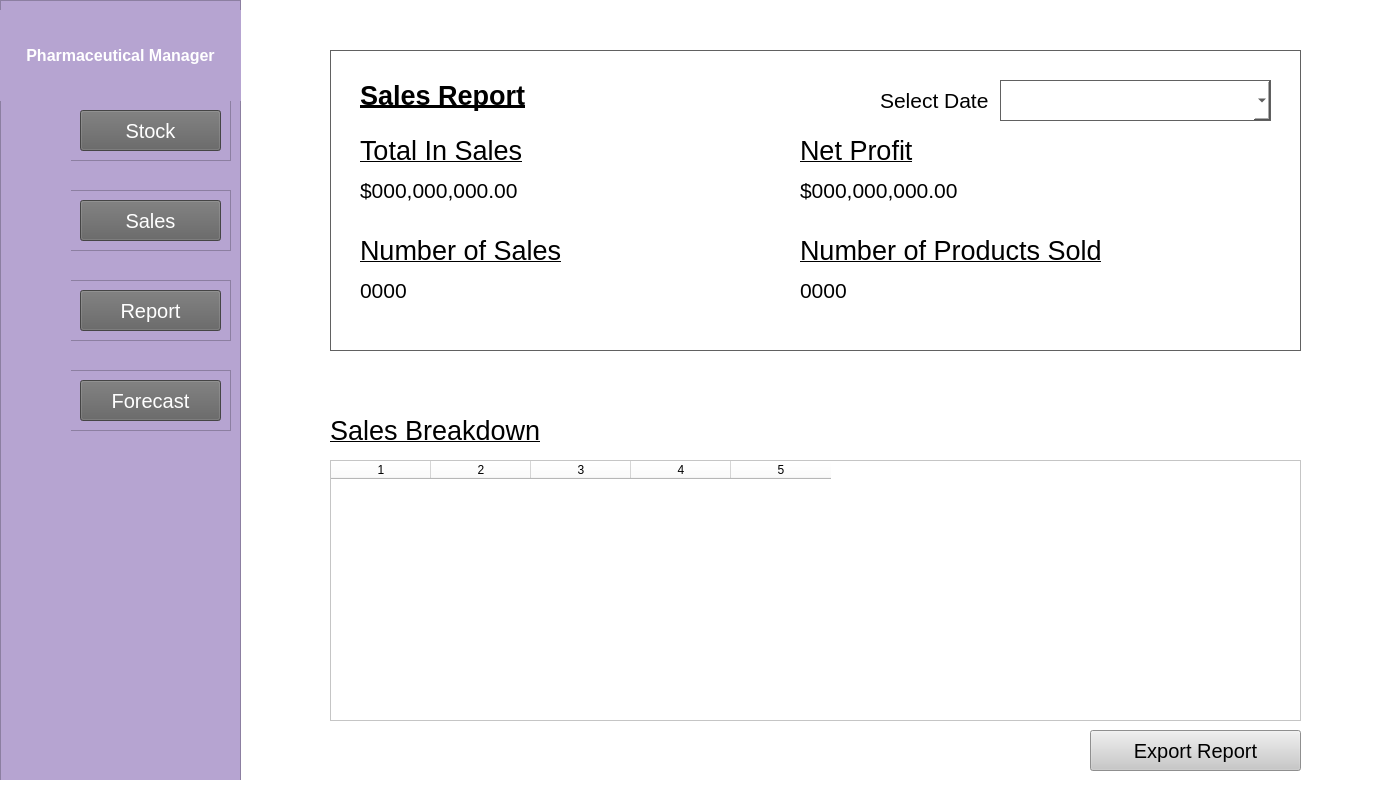
<?xml version="1.0" encoding="UTF-8"?>
<ui version="4.0">
 <class>MainWindow</class>
 <widget class="QMainWindow" name="MainWindow">
  <property name="geometry">
   <rect>
    <x>0</x>
    <y>0</y>
    <width>1400</width>
    <height>802</height>
   </rect>
  </property>
  <property name="sizePolicy">
   <sizepolicy hsizetype="Preferred" vsizetype="Preferred">
    <horstretch>0</horstretch>
    <verstretch>0</verstretch>
   </sizepolicy>
  </property>
  <property name="maximumSize">
   <size>
    <width>16777215</width>
    <height>16777215</height>
   </size>
  </property>
  <property name="windowTitle">
   <string>MainWindow</string>
  </property>
  <property name="styleSheet">
   <string notr="true">background-color: rgb(255, 255, 255);</string>
  </property>
  <widget class="QWidget" name="centralwidget">
   <widget class="QFrame" name="frame_2">
    <property name="geometry">
     <rect>
      <x>0</x>
      <y>0</y>
      <width>241</width>
      <height>781</height>
     </rect>
    </property>
    <property name="styleSheet">
     <string notr="true">background-color: rgb(182, 164, 209);</string>
    </property>
    <property name="frameShape">
     <enum>QFrame::StyledPanel</enum>
    </property>
    <property name="frameShadow">
     <enum>QFrame::Raised</enum>
    </property>
    <widget class="QFrame" name="StockFrame">
     <property name="geometry">
      <rect>
       <x>10</x>
       <y>100</y>
       <width>221</width>
       <height>61</height>
      </rect>
     </property>
     <property name="frameShape">
      <enum>QFrame::StyledPanel</enum>
     </property>
     <property name="frameShadow">
      <enum>QFrame::Raised</enum>
     </property>
     <widget class="QLabel" name="label_3">
      <property name="geometry">
       <rect>
        <x>0</x>
        <y>0</y>
        <width>61</width>
        <height>61</height>
       </rect>
      </property>
      <property name="styleSheet">
       <string notr="true"/>
      </property>
      <property name="text">
       <string/>
      </property>
      <property name="pixmap">
       <pixmap resource="../Resources/images.qrc">:/menu/SourceImages/Box.png</pixmap>
      </property>
      <property name="scaledContents">
       <bool>true</bool>
      </property>
     </widget>
     <widget class="QPushButton" name="StockMenuButton">
      <property name="geometry">
       <rect>
        <x>70</x>
        <y>10</y>
        <width>141</width>
        <height>41</height>
       </rect>
      </property>
      <property name="font">
       <font>
        <family>MS Sans Serif</family>
        <pointsize>15</pointsize>
        <weight>50</weight>
        <bold>false</bold>
       </font>
      </property>
      <property name="styleSheet">
       <string notr="true">
color: rgb(255, 255, 255);
background-color: rgb(97, 97, 97);</string>
      </property>
      <property name="text">
       <string>Stock</string>
      </property>
     </widget>
    </widget>
    <widget class="QFrame" name="SalesFrame">
     <property name="geometry">
      <rect>
       <x>10</x>
       <y>190</y>
       <width>221</width>
       <height>61</height>
      </rect>
     </property>
     <property name="frameShape">
      <enum>QFrame::StyledPanel</enum>
     </property>
     <property name="frameShadow">
      <enum>QFrame::Raised</enum>
     </property>
     <widget class="QLabel" name="label_7">
      <property name="geometry">
       <rect>
        <x>0</x>
        <y>0</y>
        <width>61</width>
        <height>61</height>
       </rect>
      </property>
      <property name="styleSheet">
       <string notr="true"/>
      </property>
      <property name="text">
       <string/>
      </property>
      <property name="pixmap">
       <pixmap resource="../Resources/images.qrc">:/menu/SourceImages/dollar.png</pixmap>
      </property>
      <property name="scaledContents">
       <bool>true</bool>
      </property>
     </widget>
     <widget class="QPushButton" name="SalesMenuButton">
      <property name="geometry">
       <rect>
        <x>70</x>
        <y>10</y>
        <width>141</width>
        <height>41</height>
       </rect>
      </property>
      <property name="font">
       <font>
        <family>MS Sans Serif</family>
        <pointsize>15</pointsize>
        <weight>50</weight>
        <bold>false</bold>
       </font>
      </property>
      <property name="styleSheet">
       <string notr="true">
color: rgb(255, 255, 255);
background-color: rgb(97, 97, 97);</string>
      </property>
      <property name="text">
       <string>Sales</string>
      </property>
     </widget>
    </widget>
    <widget class="QFrame" name="ReportFrame">
     <property name="geometry">
      <rect>
       <x>10</x>
       <y>280</y>
       <width>221</width>
       <height>61</height>
      </rect>
     </property>
     <property name="frameShape">
      <enum>QFrame::StyledPanel</enum>
     </property>
     <property name="frameShadow">
      <enum>QFrame::Raised</enum>
     </property>
     <widget class="QLabel" name="label_9">
      <property name="geometry">
       <rect>
        <x>0</x>
        <y>0</y>
        <width>61</width>
        <height>61</height>
       </rect>
      </property>
      <property name="styleSheet">
       <string notr="true"/>
      </property>
      <property name="text">
       <string/>
      </property>
      <property name="pixmap">
       <pixmap resource="../Resources/images.qrc">:/menu/SourceImages/book.png</pixmap>
      </property>
      <property name="scaledContents">
       <bool>true</bool>
      </property>
     </widget>
     <widget class="QPushButton" name="ReportMenuButton">
      <property name="geometry">
       <rect>
        <x>70</x>
        <y>10</y>
        <width>141</width>
        <height>41</height>
       </rect>
      </property>
      <property name="font">
       <font>
        <family>MS Sans Serif</family>
        <pointsize>15</pointsize>
        <weight>50</weight>
        <bold>false</bold>
       </font>
      </property>
      <property name="styleSheet">
       <string notr="true">
color: rgb(255, 255, 255);
background-color: rgb(97, 97, 97);</string>
      </property>
      <property name="text">
       <string>Report</string>
      </property>
     </widget>
    </widget>
    <widget class="QFrame" name="ForecastFrame">
     <property name="geometry">
      <rect>
       <x>10</x>
       <y>370</y>
       <width>221</width>
       <height>61</height>
      </rect>
     </property>
     <property name="frameShape">
      <enum>QFrame::StyledPanel</enum>
     </property>
     <property name="frameShadow">
      <enum>QFrame::Raised</enum>
     </property>
     <widget class="QLabel" name="label_10">
      <property name="geometry">
       <rect>
        <x>0</x>
        <y>0</y>
        <width>61</width>
        <height>61</height>
       </rect>
      </property>
      <property name="styleSheet">
       <string notr="true"/>
      </property>
      <property name="text">
       <string/>
      </property>
      <property name="pixmap">
       <pixmap resource="../Resources/images.qrc">:/menu/SourceImages/report.png</pixmap>
      </property>
      <property name="scaledContents">
       <bool>true</bool>
      </property>
     </widget>
     <widget class="QPushButton" name="ForecastMenuButton">
      <property name="geometry">
       <rect>
        <x>70</x>
        <y>10</y>
        <width>141</width>
        <height>41</height>
       </rect>
      </property>
      <property name="font">
       <font>
        <family>MS Sans Serif</family>
        <pointsize>15</pointsize>
        <weight>50</weight>
        <bold>false</bold>
       </font>
      </property>
      <property name="styleSheet">
       <string notr="true">
color: rgb(255, 255, 255);
background-color: rgb(97, 97, 97);</string>
      </property>
      <property name="text">
       <string>Forecast</string>
      </property>
     </widget>
    </widget>
    <widget class="QLabel" name="label">
     <property name="geometry">
      <rect>
       <x>0</x>
       <y>10</y>
       <width>241</width>
       <height>91</height>
      </rect>
     </property>
     <property name="font">
      <font>
       <family>MS Sans Serif</family>
       <pointsize>12</pointsize>
       <weight>75</weight>
       <bold>true</bold>
      </font>
     </property>
     <property name="layoutDirection">
      <enum>Qt::LeftToRight</enum>
     </property>
     <property name="styleSheet">
      <string notr="true">color: rgb(255, 255, 255);</string>
     </property>
     <property name="text">
      <string>Pharmaceutical Manager</string>
     </property>
     <property name="alignment">
      <set>Qt::AlignCenter</set>
     </property>
     <property name="wordWrap">
      <bool>true</bool>
     </property>
    </widget>
   </widget>
   <widget class="QFrame" name="SalesView">
    <property name="enabled">
     <bool>true</bool>
    </property>
    <property name="geometry">
     <rect>
      <x>2800</x>
      <y>20</y>
      <width>1021</width>
      <height>731</height>
     </rect>
    </property>
    <property name="frameShape">
     <enum>QFrame::StyledPanel</enum>
    </property>
    <property name="frameShadow">
     <enum>QFrame::Raised</enum>
    </property>
    <widget class="QTableWidget" name="ProductList">
     <property name="geometry">
      <rect>
       <x>60</x>
       <y>140</y>
       <width>961</width>
       <height>521</height>
      </rect>
     </property>
     <property name="lineWidth">
      <number>1</number>
     </property>
     <property name="sizeAdjustPolicy">
      <enum>QAbstractScrollArea::AdjustToContents</enum>
     </property>
     <property name="alternatingRowColors">
      <bool>false</bool>
     </property>
     <property name="gridStyle">
      <enum>Qt::SolidLine</enum>
     </property>
     <property name="rowCount">
      <number>0</number>
     </property>
     <property name="columnCount">
      <number>4</number>
     </property>
     <attribute name="horizontalHeaderVisible">
      <bool>true</bool>
     </attribute>
     <attribute name="horizontalHeaderCascadingSectionResizes">
      <bool>false</bool>
     </attribute>
     <attribute name="horizontalHeaderHighlightSections">
      <bool>true</bool>
     </attribute>
     <attribute name="horizontalHeaderShowSortIndicator" stdset="0">
      <bool>false</bool>
     </attribute>
     <attribute name="horizontalHeaderStretchLastSection">
      <bool>false</bool>
     </attribute>
     <attribute name="verticalHeaderVisible">
      <bool>false</bool>
     </attribute>
     <column/>
     <column/>
     <column/>
     <column/>
    </widget>
    <widget class="QPushButton" name="CreateProductButton">
     <property name="geometry">
      <rect>
       <x>60</x>
       <y>70</y>
       <width>211</width>
       <height>41</height>
      </rect>
     </property>
     <property name="font">
      <font>
       <family>MS Sans Serif</family>
       <pointsize>15</pointsize>
       <weight>50</weight>
       <bold>false</bold>
      </font>
     </property>
     <property name="styleSheet">
      <string notr="true">background-color: rgb(200, 200, 200);</string>
     </property>
     <property name="text">
      <string>New Sale</string>
     </property>
    </widget>
    <widget class="QPushButton" name="SwitchListButton">
     <property name="geometry">
      <rect>
       <x>750</x>
       <y>10</y>
       <width>211</width>
       <height>41</height>
      </rect>
     </property>
     <property name="font">
      <font>
       <family>MS Sans Serif</family>
       <pointsize>15</pointsize>
       <weight>50</weight>
       <bold>false</bold>
      </font>
     </property>
     <property name="styleSheet">
      <string notr="true">background-color: rgb(200, 200, 200);</string>
     </property>
     <property name="text">
      <string>Restock List</string>
     </property>
    </widget>
    <widget class="QPushButton" name="DeleteSaleButton">
     <property name="geometry">
      <rect>
       <x>10</x>
       <y>620</y>
       <width>41</width>
       <height>41</height>
      </rect>
     </property>
     <property name="font">
      <font>
       <family>MS Sans Serif</family>
       <pointsize>15</pointsize>
       <weight>50</weight>
       <bold>false</bold>
      </font>
     </property>
     <property name="styleSheet">
      <string notr="true">background-color: rgb(200, 200, 200);
image: url(:/icons/SourceImages/pencil.png);</string>
     </property>
     <property name="text">
      <string/>
     </property>
    </widget>
    <widget class="QPushButton" name="EditSaleButton">
     <property name="geometry">
      <rect>
       <x>10</x>
       <y>570</y>
       <width>41</width>
       <height>41</height>
      </rect>
     </property>
     <property name="font">
      <font>
       <family>MS Sans Serif</family>
       <pointsize>15</pointsize>
       <weight>50</weight>
       <bold>false</bold>
      </font>
     </property>
     <property name="styleSheet">
      <string notr="true">background-color: rgb(200, 200, 200);
image: url(:/icons/SourceImages/Bin.png);</string>
     </property>
     <property name="text">
      <string/>
     </property>
    </widget>
   </widget>
   <widget class="QFrame" name="frame">
    <property name="geometry">
     <rect>
      <x>330</x>
      <y>50</y>
      <width>971</width>
      <height>301</height>
     </rect>
    </property>
    <property name="styleSheet">
     <string notr="true">border: 1px solid rgb(97, 97, 97);</string>
    </property>
    <property name="frameShape">
     <enum>QFrame::StyledPanel</enum>
    </property>
    <property name="frameShadow">
     <enum>QFrame::Raised</enum>
    </property>
    <widget class="QLabel" name="ManufacturerText">
     <property name="geometry">
      <rect>
       <x>550</x>
       <y>30</y>
       <width>111</width>
       <height>41</height>
      </rect>
     </property>
     <property name="font">
      <font>
       <family>MS Sans Serif</family>
       <pointsize>16</pointsize>
       <weight>50</weight>
       <bold>false</bold>
      </font>
     </property>
     <property name="layoutDirection">
      <enum>Qt::LeftToRight</enum>
     </property>
     <property name="styleSheet">
      <string notr="true">border: 0px;</string>
     </property>
     <property name="text">
      <string>Select Date</string>
     </property>
     <property name="alignment">
      <set>Qt::AlignLeading|Qt::AlignLeft|Qt::AlignVCenter</set>
     </property>
     <property name="wordWrap">
      <bool>true</bool>
     </property>
    </widget>
    <widget class="QLabel" name="ProductIDText">
     <property name="geometry">
      <rect>
       <x>30</x>
       <y>10</y>
       <width>351</width>
       <height>71</height>
      </rect>
     </property>
     <property name="font">
      <font>
       <family>MS Sans Serif</family>
       <pointsize>20</pointsize>
       <weight>75</weight>
       <bold>true</bold>
       <underline>true</underline>
      </font>
     </property>
     <property name="layoutDirection">
      <enum>Qt::LeftToRight</enum>
     </property>
     <property name="styleSheet">
      <string notr="true">border: 0px;</string>
     </property>
     <property name="text">
      <string>Sales Report</string>
     </property>
     <property name="alignment">
      <set>Qt::AlignLeading|Qt::AlignLeft|Qt::AlignVCenter</set>
     </property>
     <property name="wordWrap">
      <bool>true</bool>
     </property>
    </widget>
    <widget class="QLabel" name="ProductIDText_2">
     <property name="geometry">
      <rect>
       <x>30</x>
       <y>80</y>
       <width>261</width>
       <height>41</height>
      </rect>
     </property>
     <property name="font">
      <font>
       <family>MS Sans Serif</family>
       <pointsize>20</pointsize>
       <weight>50</weight>
       <bold>false</bold>
       <underline>true</underline>
      </font>
     </property>
     <property name="layoutDirection">
      <enum>Qt::LeftToRight</enum>
     </property>
     <property name="styleSheet">
      <string notr="true">border: 0px;</string>
     </property>
     <property name="text">
      <string>Total In Sales</string>
     </property>
     <property name="alignment">
      <set>Qt::AlignLeading|Qt::AlignLeft|Qt::AlignVCenter</set>
     </property>
     <property name="wordWrap">
      <bool>true</bool>
     </property>
    </widget>
    <widget class="QLabel" name="TotalSales">
     <property name="geometry">
      <rect>
       <x>30</x>
       <y>120</y>
       <width>201</width>
       <height>41</height>
      </rect>
     </property>
     <property name="font">
      <font>
       <family>MS Sans Serif</family>
       <pointsize>16</pointsize>
       <weight>50</weight>
       <bold>false</bold>
      </font>
     </property>
     <property name="layoutDirection">
      <enum>Qt::LeftToRight</enum>
     </property>
     <property name="styleSheet">
      <string notr="true">border: 0px;</string>
     </property>
     <property name="text">
      <string>$000,000,000.00</string>
     </property>
     <property name="alignment">
      <set>Qt::AlignLeading|Qt::AlignLeft|Qt::AlignVCenter</set>
     </property>
     <property name="wordWrap">
      <bool>true</bool>
     </property>
    </widget>
    <widget class="QLabel" name="NumberOfSales">
     <property name="geometry">
      <rect>
       <x>30</x>
       <y>220</y>
       <width>201</width>
       <height>41</height>
      </rect>
     </property>
     <property name="font">
      <font>
       <family>MS Sans Serif</family>
       <pointsize>16</pointsize>
       <weight>50</weight>
       <bold>false</bold>
      </font>
     </property>
     <property name="layoutDirection">
      <enum>Qt::LeftToRight</enum>
     </property>
     <property name="styleSheet">
      <string notr="true">border: 0px;</string>
     </property>
     <property name="text">
      <string>0000</string>
     </property>
     <property name="alignment">
      <set>Qt::AlignLeading|Qt::AlignLeft|Qt::AlignVCenter</set>
     </property>
     <property name="wordWrap">
      <bool>true</bool>
     </property>
    </widget>
    <widget class="QLabel" name="ProductIDText_5">
     <property name="geometry">
      <rect>
       <x>30</x>
       <y>180</y>
       <width>261</width>
       <height>41</height>
      </rect>
     </property>
     <property name="font">
      <font>
       <family>MS Sans Serif</family>
       <pointsize>20</pointsize>
       <weight>50</weight>
       <bold>false</bold>
       <underline>true</underline>
      </font>
     </property>
     <property name="layoutDirection">
      <enum>Qt::LeftToRight</enum>
     </property>
     <property name="styleSheet">
      <string notr="true">border: 0px;</string>
     </property>
     <property name="text">
      <string>Number of Sales</string>
     </property>
     <property name="alignment">
      <set>Qt::AlignLeading|Qt::AlignLeft|Qt::AlignVCenter</set>
     </property>
     <property name="wordWrap">
      <bool>true</bool>
     </property>
    </widget>
    <widget class="QLabel" name="ProductIDText_7">
     <property name="geometry">
      <rect>
       <x>470</x>
       <y>80</y>
       <width>261</width>
       <height>41</height>
      </rect>
     </property>
     <property name="font">
      <font>
       <family>MS Sans Serif</family>
       <pointsize>20</pointsize>
       <weight>50</weight>
       <bold>false</bold>
       <underline>true</underline>
      </font>
     </property>
     <property name="layoutDirection">
      <enum>Qt::LeftToRight</enum>
     </property>
     <property name="styleSheet">
      <string notr="true">border: 0px;</string>
     </property>
     <property name="text">
      <string>Net Profit</string>
     </property>
     <property name="alignment">
      <set>Qt::AlignLeading|Qt::AlignLeft|Qt::AlignVCenter</set>
     </property>
     <property name="wordWrap">
      <bool>true</bool>
     </property>
    </widget>
    <widget class="QLabel" name="NetProfit">
     <property name="geometry">
      <rect>
       <x>470</x>
       <y>120</y>
       <width>201</width>
       <height>41</height>
      </rect>
     </property>
     <property name="font">
      <font>
       <family>MS Sans Serif</family>
       <pointsize>16</pointsize>
       <weight>50</weight>
       <bold>false</bold>
      </font>
     </property>
     <property name="layoutDirection">
      <enum>Qt::LeftToRight</enum>
     </property>
     <property name="styleSheet">
      <string notr="true">border: 0px;</string>
     </property>
     <property name="text">
      <string>$000,000,000.00</string>
     </property>
     <property name="alignment">
      <set>Qt::AlignLeading|Qt::AlignLeft|Qt::AlignVCenter</set>
     </property>
     <property name="wordWrap">
      <bool>true</bool>
     </property>
    </widget>
    <widget class="QComboBox" name="dateComboBox">
     <property name="geometry">
      <rect>
       <x>670</x>
       <y>30</y>
       <width>271</width>
       <height>41</height>
      </rect>
     </property>
    </widget>
    <widget class="QLabel" name="ProductIDText_9">
     <property name="geometry">
      <rect>
       <x>470</x>
       <y>180</y>
       <width>331</width>
       <height>41</height>
      </rect>
     </property>
     <property name="font">
      <font>
       <family>MS Sans Serif</family>
       <pointsize>20</pointsize>
       <weight>50</weight>
       <bold>false</bold>
       <underline>true</underline>
      </font>
     </property>
     <property name="layoutDirection">
      <enum>Qt::LeftToRight</enum>
     </property>
     <property name="styleSheet">
      <string notr="true">border: 0px;</string>
     </property>
     <property name="text">
      <string>Number of Products Sold</string>
     </property>
     <property name="alignment">
      <set>Qt::AlignLeading|Qt::AlignLeft|Qt::AlignVCenter</set>
     </property>
     <property name="wordWrap">
      <bool>true</bool>
     </property>
    </widget>
    <widget class="QLabel" name="NumberOfProducts">
     <property name="geometry">
      <rect>
       <x>470</x>
       <y>220</y>
       <width>201</width>
       <height>41</height>
      </rect>
     </property>
     <property name="font">
      <font>
       <family>MS Sans Serif</family>
       <pointsize>16</pointsize>
       <weight>50</weight>
       <bold>false</bold>
      </font>
     </property>
     <property name="layoutDirection">
      <enum>Qt::LeftToRight</enum>
     </property>
     <property name="styleSheet">
      <string notr="true">border: 0px;</string>
     </property>
     <property name="text">
      <string>0000</string>
     </property>
     <property name="alignment">
      <set>Qt::AlignLeading|Qt::AlignLeft|Qt::AlignVCenter</set>
     </property>
     <property name="wordWrap">
      <bool>true</bool>
     </property>
    </widget>
   </widget>
   <widget class="QTableWidget" name="BreakdownList">
    <property name="geometry">
     <rect>
      <x>330</x>
      <y>460</y>
      <width>971</width>
      <height>261</height>
     </rect>
    </property>
    <property name="lineWidth">
     <number>1</number>
    </property>
    <property name="sizeAdjustPolicy">
     <enum>QAbstractScrollArea::AdjustToContents</enum>
    </property>
    <property name="alternatingRowColors">
     <bool>false</bool>
    </property>
    <property name="gridStyle">
     <enum>Qt::SolidLine</enum>
    </property>
    <property name="rowCount">
     <number>0</number>
    </property>
    <property name="columnCount">
     <number>5</number>
    </property>
    <attribute name="horizontalHeaderVisible">
     <bool>true</bool>
    </attribute>
    <attribute name="horizontalHeaderCascadingSectionResizes">
     <bool>false</bool>
    </attribute>
    <attribute name="horizontalHeaderHighlightSections">
     <bool>true</bool>
    </attribute>
    <attribute name="horizontalHeaderShowSortIndicator" stdset="0">
     <bool>false</bool>
    </attribute>
    <attribute name="horizontalHeaderStretchLastSection">
     <bool>false</bool>
    </attribute>
    <attribute name="verticalHeaderVisible">
     <bool>false</bool>
    </attribute>
    <column/>
    <column/>
    <column/>
    <column/>
    <column/>
   </widget>
   <widget class="QPushButton" name="ExportReport">
    <property name="geometry">
     <rect>
      <x>1090</x>
      <y>730</y>
      <width>211</width>
      <height>41</height>
     </rect>
    </property>
    <property name="font">
     <font>
      <family>MS Sans Serif</family>
      <pointsize>15</pointsize>
      <weight>50</weight>
      <bold>false</bold>
     </font>
    </property>
    <property name="styleSheet">
     <string notr="true">background-color: rgb(200, 200, 200);</string>
    </property>
    <property name="text">
     <string>Export Report</string>
    </property>
   </widget>
   <widget class="QLabel" name="ProductIDText_6">
    <property name="geometry">
     <rect>
      <x>330</x>
      <y>410</y>
      <width>261</width>
      <height>41</height>
     </rect>
    </property>
    <property name="font">
     <font>
      <family>MS Sans Serif</family>
      <pointsize>20</pointsize>
      <weight>50</weight>
      <bold>false</bold>
      <underline>true</underline>
     </font>
    </property>
    <property name="layoutDirection">
     <enum>Qt::LeftToRight</enum>
    </property>
    <property name="styleSheet">
     <string notr="true">border: 0px;</string>
    </property>
    <property name="text">
     <string>Sales Breakdown</string>
    </property>
    <property name="alignment">
     <set>Qt::AlignLeading|Qt::AlignLeft|Qt::AlignVCenter</set>
    </property>
    <property name="wordWrap">
     <bool>true</bool>
    </property>
   </widget>
  </widget>
  <widget class="QStatusBar" name="statusbar"/>
 </widget>
 <resources>
  <include location="../Resources/images.qrc"/>
 </resources>
 <connections/>
</ui>
